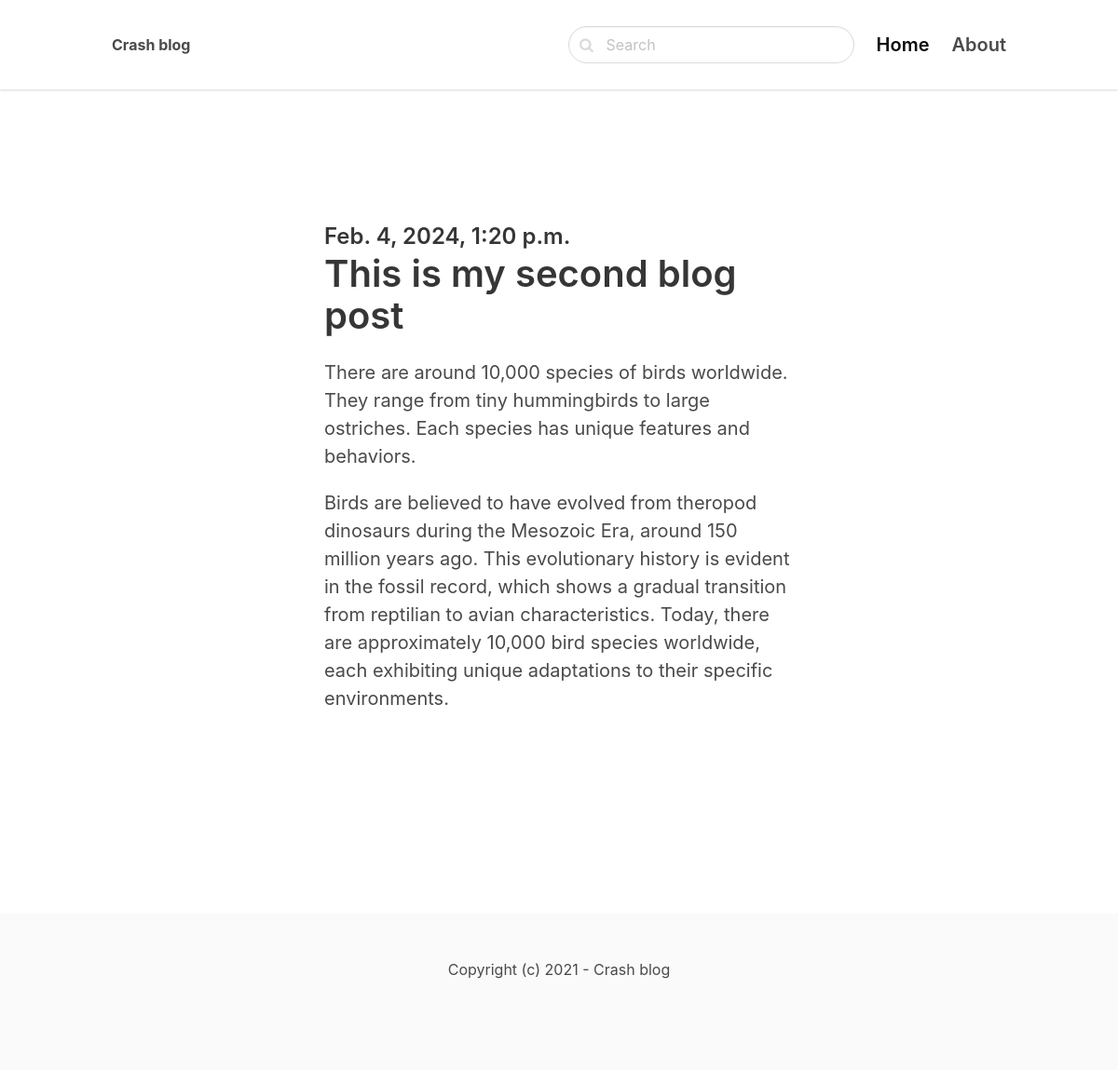
The app's page /This-is-my-second-blog-post/ with its own data.
### blog/models.py (models this page shows)
class Post(models.Model):
    title = models.CharField(max_length=255)
    slug = models.SlugField()
    intro =models.TextField()
    body = models.TextField()
    created_at=models.DateTimeField(auto_now_add=True)
    class Meta:
        ordering = ('-created_at',)

### blog/views.py (the view)
# urls.py: path('<slug:slug>/', views.detail, name='post_detail'),
def detail(request, slug):
    post = get_object_or_404(Post, slug=slug)
    return render(request,'blog/detail.html',{'post': post})

### blog/templates/blog/detail.html (shortened to what this page needs)
{% extends 'core/base.html' %}
{% block content %}
<section class="hero">
    <div class="hero-body">
        <div class="container">
            <section class="section">
                <div class="columns">
                    <div class="column is-8 is-offset-2">
                        <div class="content is-medium">
                            <h2 class="subtitle is-4"> {{post.created_at}}</h2>
                            <h1 class="title">{{ post.title }}</h1>
                            <p>{{ post.intro }}</p>
                            <p>{{ post.body }}</p>
                        </div>
                        <br>
                        <br>
                    </div>
                </div>
            </section>
        </div>
    </div>
</section>
{% endblock %}

### records on screen
Post: created_at "Feb. 4, 2024, 1:20 p.m.", title "This is my second blog post", intro "There are around 10,000 species of birds worldwide. They range from tiny hummingbirds to large ostriches. Each species has unique features and behaviors.", body "Birds are believed to have evolved from theropod dinosaurs during the Mesozoic Era, around 150 million years ago. This evolutionary history is evident in the fossil record, which shows a gradual transition from reptilian to avian characteristics. Today, there are approximately 10,000 bird species worldwide, each exhibiting unique adaptations to their specific environments."
